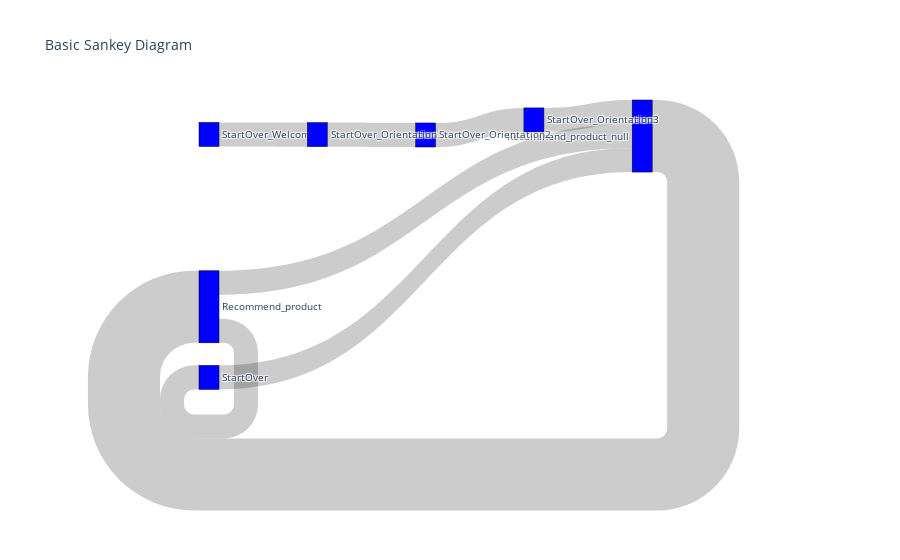

Source (notebook cell):
### Code cell
# Sankey chart using plotly
import pandas as pd
import numpy as np
import matplotlib.pyplot as plt
import plotly.graph_objects as go

df = pd.read_csv('../data/chatlogs_latest_21days.csv')
df['date']=pd.to_datetime(df['createdAt'],format='%Y%m%d %H:%M')
df.date = df.date.dt.tz_convert('Asia/Seoul')
df['timestamp'] = df.date.values.astype(np.int64) // 10 ** 9 # ts: timestamp

df1 = df[['userId', 'date', 'intent', 'timestamp']]

intents = pd.DataFrame(data=df1.intent.unique(), columns=['intent'])
# intents

df2 = df1.sort_values(['userId','timestamp'], ascending=[True,True])
df2['prev_intent'] = df2.groupby('userId')['intent'].shift()
# df2[df2.prev_intent == 'ChatbotNavi_faq']
# df2[df2.userId == '70fea51c-799b-4aa9-b649-f50cfe5e68ef']

df3 = df2[df2.userId == '70fea51c-799b-4aa9-b649-f50cfe5e68ef']
df4 = df3.groupby(['prev_intent', 'intent'], as_index=False).size()
df5 = df4.reset_index(name='value')
df5['source'] = df5['prev_intent'].map(lambda x: intents[intents['intent'] == x].index[0])
df5['target'] = df5['intent'].map(lambda x: intents[intents['intent'] == x].index[0])

# df6 = df5.head(100)
# df6

# Draw Sankey diagram
fig = go.Figure(data=[go.Sankey(
    node = dict(
      pad = 15,
      thickness = 20,
      line = dict(color = "black", width = 0.5),
      label = intents['intent'],
      color = "blue"
    ),
    link = dict(
      source = df5['source'], # indices correspond to labels, eg A1, A2, A2, B1, ...
      target = df5['target'],
      value = df5['value']
  ))])

fig.update_layout(title_text="Basic Sankey Diagram", font_size=10)
fig.show()

### Figure 1 — Plotly figure (JSON) as saved in the notebook; plotly's stock layout.template omitted (floating-point values rounded to 4 significant figures; data arrays with more than 128 entries replaced by an {"elided": "..."} marker saying what was removed)
{"data": [{"link": {"source": [1, 1, 2, 0, 98, 83, 106, 5], "target": [2, 0, 1, 2, 83, 106, 2, 98], "value": [1, 1, 3, 1, 1, 1, 1, 1]}, "node": {"color": "blue", "label": {"elided": "403 str values"}, "line": {"color": "black", "width": 0.5}, "pad": 15, "thickness": 20}, "type": "sankey"}], "layout": {"font": {"size": 10}, "title": {"text": "Basic Sankey Diagram"}}}
